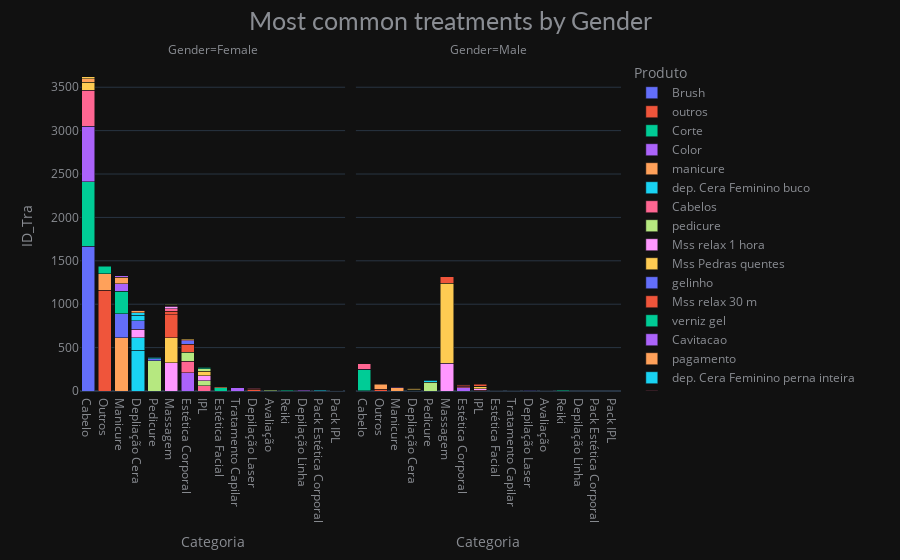
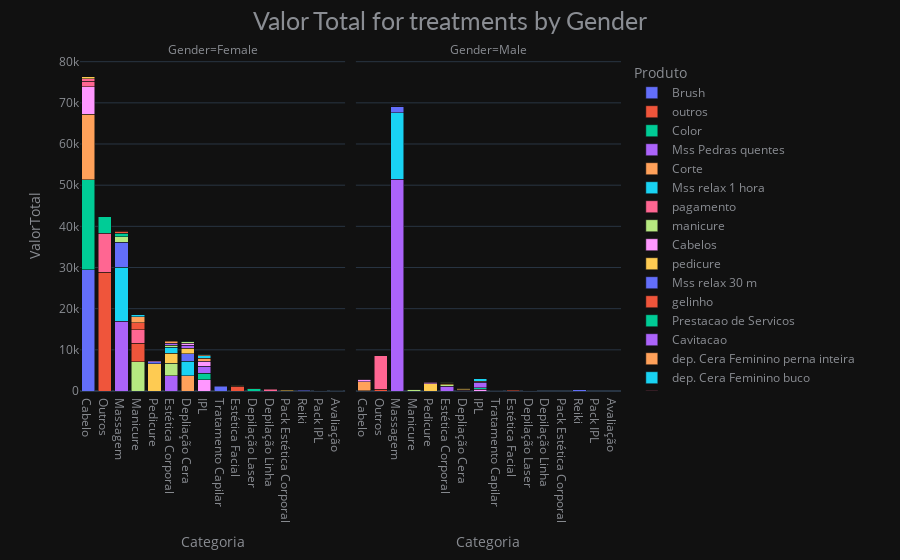

The notebook cell saved with these charts, in order:
### Code cell
plot_trents(df_final, ['Gender', 'Categoria', 'Produto'], 'ID_Tra', 'ValorTotal')
